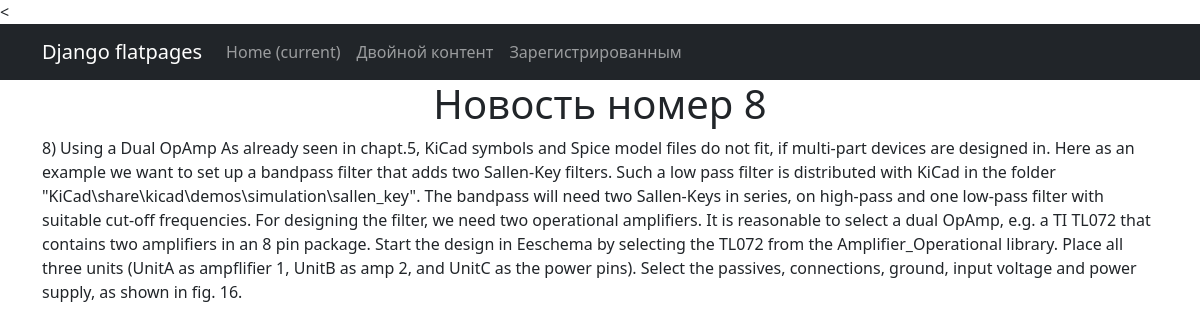
Screenshot of /news/8 with the database file from the repository.
### NewsPortal/models.py (models this page shows, shortened)
class Post(models.Model):
    article = "AR"
    news = "NS"
    POST_TYPE = [(article, 'Статья'), (news, 'Новость')]
    post_author = models.ForeignKey(Author, on_delete=models.PROTECT)
    type = models.CharField(max_length=2, choices=POST_TYPE, default=article)
    time_of_creation = models.DateTimeField(auto_now_add=True)
    category = models.ManyToManyField(Category, through="PostCategory")
    header = models.CharField(max_length=255)  # TODO
    text = models.TextField()  # TODO
    rating = models.IntegerField(default=0)

### NewsPortal/views.py (the view)
# urls.py: path('<int:pk>', NewsDetail.as_view()),
class NewsDetail(DetailView):
   model = Post
   template_name = 'newsdetail.html'
   context_object_name = 'newsdetail'

### templates/newsdetail.html (shortened to what this page needs)
<{% extends 'flatpages/default.html' %}
{% load custom_filters %}
{% block content %}
    <h1>{{newsdetail.header}}</h1>
    <p>{{newsdetail.text}}</p>
{% endblock content %}

### rows the page displays
Post: header "Новость номер 8", text "8) Using a Dual OpAmp As already seen in chapt.5, KiCad symbols and Spice model files do not fit, if multi-part devices are designed in. Here as an example we want to set up a bandpass filter that adds two Sallen-Key filters. Such a low pass filter is distributed with KiCad in the folder \"KiCad\\share\\kicad\\demos\\simulation\\sallen_key\". The bandpass will need two Sallen-Keys in series, on high-pass and one low-pass filter with suitable cut-off frequencies. For designing the filter, we need two operational amplifiers. It is reasonable to select a dual OpAmp, e.g. a TI TL072 that contains two amplifiers in an 8 pin package. Start the design in Eeschema by selecting the TL072 from the…"
